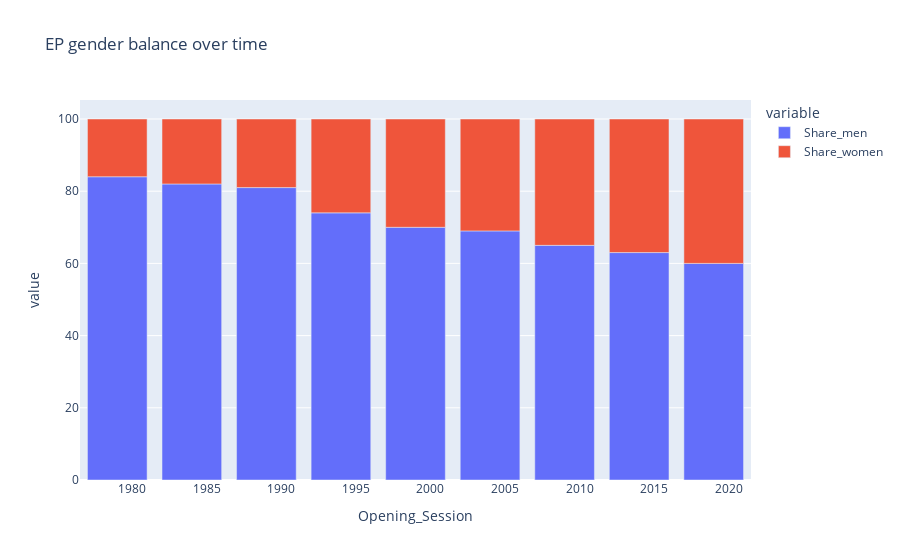

This figure's notebook cell:
### Code cell
px.bar(timeseries,x='Opening_Session',y=['Share_men','Share_women'],title='EP gender balance over time ')

### Figure 1 — Plotly figure (JSON) as saved in the notebook; plotly's stock layout.template omitted (floating-point values rounded to 4 significant figures)
{"data": [{"alignmentgroup": "True", "hovertemplate": "variable=Share_men<br>Opening_Session=%{x}<br>value=%{y}<extra></extra>", "legendgroup": "Share_men", "marker": {"color": "#636efa"}, "name": "Share_men", "offsetgroup": "Share_men", "orientation": "v", "showlegend": true, "textposition": "auto", "type": "bar", "x": [1979, 1984, 1989, 1994, 1999, 2004, 2009, 2014, 2019], "xaxis": "x", "y": [84, 82, 81, 74, 70, 69, 65, 63, 60], "yaxis": "y"}, {"alignmentgroup": "True", "hovertemplate": "variable=Share_women<br>Opening_Session=%{x}<br>value=%{y}<extra></extra>", "legendgroup": "Share_women", "marker": {"color": "#EF553B"}, "name": "Share_women", "offsetgroup": "Share_women", "orientation": "v", "showlegend": true, "textposition": "auto", "type": "bar", "x": [1979, 1984, 1989, 1994, 1999, 2004, 2009, 2014, 2019], "xaxis": "x", "y": [16, 18, 19, 26, 30, 31, 35, 37, 40], "yaxis": "y"}], "layout": {"barmode": "relative", "legend": {"title": {"text": "variable"}, "tracegroupgap": 0}, "title": {"text": "EP gender balance over time "}, "xaxis": {"anchor": "y", "domain": [0, 1], "title": {"text": "Opening_Session"}}, "yaxis": {"anchor": "x", "domain": [0, 1], "title": {"text": "value"}}}}
